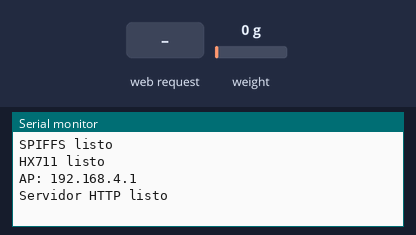
The sketch below on a simulated ESP32. Parts: the last lines printed to the serial monitor. Inputs (shaded band) come from the test bench; at power-on: weight on the scale 0 g. Storage starts empty.

Above: at 2.7 s.
2.8 s: HTTP request GET /start received
At 4.1 s:
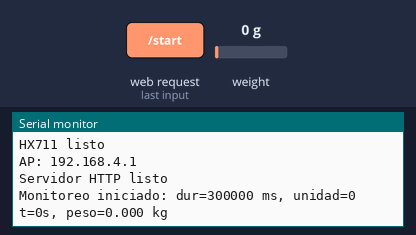
4.8 s: HTTP request GET /stop received
At 6.0 s:
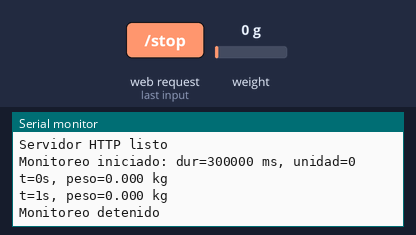
6.3 s: HTTP request GET /start?unit=1 received
At 7.4 s:
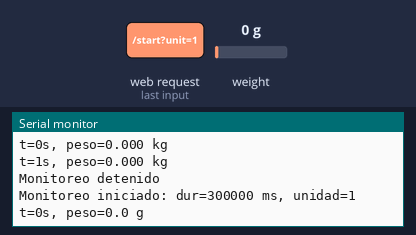
9.3 s: weight on the scale set to 100 g
At 10.6 s:
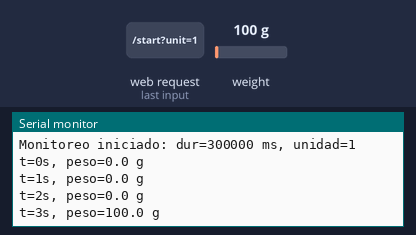
10.8 s: weight on the scale set to 1250 g
At 11.6 s:
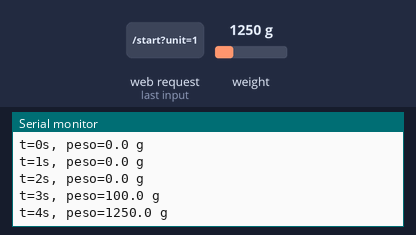
Timing chart, 0 to 13.3 s (numbered marks = the images above; inputs shaded):
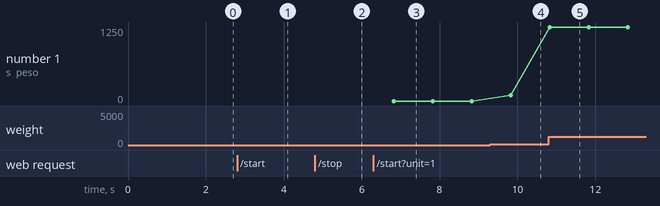

The sketch:

CDIO-3-wifi.ino
```cpp
#include <HX711.h>
#include <WiFi.h>
#include <WebServer.h>
#include "SPIFFS.h"

// Pines HX711
#define HX_DT 19
#define HX_SCK 18
const float FACTOR_CALIBRACION = 210683.671875;

HX711 scale;

// WiFi AP
const char* ssid = "AgroMonitor-UQ";
const char* password = "12345678";

WebServer server(80);

// Estado monitoreo
bool monitoring = false;
unsigned long startMillis = 0;
unsigned long lastSampleMillis = 0;
unsigned long sampleIntervalMs = 1000; // 1s fijo
unsigned long totalDurationMs = 0;

float latestWeight = 0.0;
unsigned long latestElapsedS = 0;
int unitSel = 0; // 0=kg, 1=g, 2=lb

const char* csvPath = "/data.csv";

// ===== HTML =====
const char index_html[] PROGMEM = R"rawliteral(
<!DOCTYPE html><html>
<head>
  <meta charset="utf-8">
  <title>AgroMonitor UQ</title>
  <meta name="viewport" content="width=device-width,initial-scale=1">
  <style>
    body{font-family:Arial;margin:10px;}
    .card{border:1px solid #ccc;padding:10px;margin-bottom:10px;border-radius:6px}
    label{display:block;margin-top:6px}
    input,select,button{padding:6px;margin-top:4px}
  </style>
</head>
<body>
  <h2>AgroMonitor UQ - Monitoreo de Peso</h2>

  <div class="card">
    <label>Tiempo de monitoreo (minutos):
      <input id="duration" type="number" value="5">
    </label>
    <label>Unidad:
      <select id="unit">
        <option value="0">kg</option>
        <option value="1">g</option>
        <option value="2">lb</option>
      </select>
    </label>
    <button onclick="start()">Iniciar</button>
    <button onclick="stop()">Detener</button>
    <a href="/download">Descargar CSV</a>
  </div>

  <div class="card">
    <strong>Estado:</strong> <span id="state">INACTIVO</span><br>
    <strong>Tiempo transcurrido:</strong> <span id="elapsed">0</span> s<br>
    <strong>Peso actual:</strong> <span id="weight">0.000</span>
  </div>

<script>
async function refresh(){
  const r = await fetch('/latest');
  if(!r.ok) return;
  const j = await r.json();
  let dec = (j.unit=="g"?1:3);
  document.getElementById('state').innerText = j.monitoring ? "ACTIVO" : "INACTIVO";
  document.getElementById('elapsed').innerText = j.elapsed;
  document.getElementById('weight').innerText = j.weight.toFixed(dec) + " " + j.unit;
}
function start(){
  const d=document.getElementById('duration').value;
  const u=document.getElementById('unit').value;
  fetch(`/start?duration=${d}&unit=${u}`);
}
function stop(){ fetch('/stop'); }
setInterval(refresh,1000);
</script>
</body>
</html>
)rawliteral";

// ===== Helpers =====
String unitName(int u){ return (u==0)?"kg":(u==1)?"g":"lb"; }

float convertUnitFromKg(float kg,int u){
  if(u==0) return kg;
  if(u==1) return kg*1000.0;   // gramos
  return kg*2.20462;           // libras
}

// ===== Control =====
void startMonitoring(unsigned long durationMs,int u){
  if(SPIFFS.exists(csvPath)) SPIFFS.remove(csvPath);
  File f=SPIFFS.open(csvPath, FILE_WRITE);
  if(f){ f.println("elapsed_s,weight,unit"); f.close(); }
  totalDurationMs=durationMs;
  startMillis=millis();
  lastSampleMillis=0;
  monitoring=true;
  latestWeight=0.0;
  latestElapsedS=0;
  unitSel=u;
  Serial.printf("Monitoreo iniciado: dur=%lu ms, unidad=%d\n",durationMs,u);
}
void stopMonitoring(){ monitoring=false; Serial.println("Monitoreo detenido"); }

// ===== HTTP handlers =====
void handleRoot(){ server.send(200,"text/html",index_html); }
void handleLatest(){
  int dec = (unitSel==1?1:3); // gramos con 1 decimal, kg y lb con 3
  String s="{";
  s+="\"weight\":"+String(latestWeight,dec)+",";
  s+="\"elapsed\":"+String(latestElapsedS)+",";
  s+="\"unit\":\""+unitName(unitSel)+"\",";
  s+="\"monitoring\":"+(monitoring?String("true"):String("false"));
  s+="}";
  server.send(200,"application/json",s);
}
void handleStart(){
  int d=5,u=0;
  if(server.hasArg("duration")) d=server.arg("duration").toInt();
  if(server.hasArg("unit")) u=server.arg("unit").toInt();
  if(d<=0) d=5; if(u<0||u>2) u=0;
  startMonitoring((unsigned long)d*60000UL,u);
  server.send(200,"text/plain","OK START");
}
void handleStop(){ stopMonitoring(); server.send(200,"text/plain","OK STOP"); }
void handleDownload(){
  if(!SPIFFS.exists(csvPath)){ server.send(404,"text/plain","No CSV"); return; }
  File f=SPIFFS.open(csvPath, FILE_READ);
  server.streamFile(f,"text/csv"); f.close();
}

// ===== Setup & Loop =====
void setup(){
  Serial.begin(115200); delay(500);
  if(!SPIFFS.begin(true)) Serial.println("SPIFFS fail");
  else Serial.println("SPIFFS listo");

  scale.begin(HX_DT,HX_SCK);
  scale.set_scale(FACTOR_CALIBRACION);
  scale.tare();
  Serial.println("HX711 listo");

  WiFi.softAP(ssid,password);
  Serial.print("AP: "); Serial.println(WiFi.softAPIP());

  server.on("/",handleRoot);
  server.on("/latest",handleLatest);
  server.on("/start",handleStart);
  server.on("/stop",handleStop);
  server.on("/download",handleDownload);
  server.begin();
  Serial.println("Servidor HTTP listo");
}

void loop(){
  server.handleClient();
  if(monitoring){
    unsigned long now=millis();
    if(lastSampleMillis==0||(now-lastSampleMillis)>=sampleIntervalMs){
      float kg=scale.get_units(5); // 5 lecturas promedio del HX711
      float value=convertUnitFromKg(kg,unitSel);

      latestWeight=value;
      latestElapsedS=(now-startMillis)/1000UL;

      // Guardar CSV con misma precisión
      int dec = (unitSel==1?1:3);
      File f=SPIFFS.open(csvPath, FILE_APPEND);
      if(f){ f.printf("%lu,%.*f,%s\n", latestElapsedS, dec, latestWeight, unitName(unitSel).c_str()); f.close(); }

      Serial.printf("t=%lus, peso=%.*f %s\n",
        latestElapsedS,dec,latestWeight,unitName(unitSel).c_str());

      lastSampleMillis=now;
    }
    if((now-startMillis)>=totalDurationMs){ stopMonitoring(); }
  }
}
```

Measured:
- after the input at 2.8 s, the serial monitor: prints a new line at once (image 1)
- after the input at 4.8 s, the serial monitor: prints a new line at once (image 2)
- after the input at 6.3 s, the serial monitor: prints a new line at once (image 3)
- after the input at 9.3 s, the serial monitor: prints a new line after 0.53 s (image 4)
- after the input at 10.8 s, the serial monitor: prints a new line at once (image 5)
- plotted number 1: 0 → 100 after the input at 9.3 s, 100 → 1250 after the input at 10.8 s
